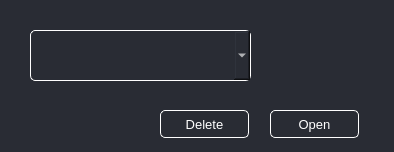
<?xml version="1.0" encoding="UTF-8"?>
<ui version="4.0">
 <class>Open_window</class>
 <widget class="QWidget" name="Open_window">
  <property name="geometry">
   <rect>
    <x>0</x>
    <y>0</y>
    <width>394</width>
    <height>152</height>
   </rect>
  </property>
  <property name="windowTitle">
   <string>Form</string>
  </property>
  <property name="styleSheet">
   <string notr="true">QWidget{
background-color:#292C34;
color:white;
}</string>
  </property>
  <widget class="QComboBox" name="drop_down">
   <property name="geometry">
    <rect>
     <x>30</x>
     <y>30</y>
     <width>221</width>
     <height>51</height>
    </rect>
   </property>
   <property name="font">
    <font>
     <pointsize>12</pointsize>
    </font>
   </property>
   <property name="styleSheet">
    <string notr="true">QComboBox{
border: 1px solid white;
border-radius: 5px;
background-color: #292C34;
color: white;
padding: 5px;
}</string>
   </property>
  </widget>
  <widget class="QPushButton" name="open_button">
   <property name="geometry">
    <rect>
     <x>270</x>
     <y>110</y>
     <width>89</width>
     <height>28</height>
    </rect>
   </property>
   <property name="font">
    <font>
     <pointsize>10</pointsize>
    </font>
   </property>
   <property name="styleSheet">
    <string notr="true">QPushButton{
border: 1px solid white;
border-radius: 5px;
background-color: #292C34;
color: white;
}</string>
   </property>
   <property name="text">
    <string>Open</string>
   </property>
  </widget>
  <widget class="QPushButton" name="delete_button">
   <property name="geometry">
    <rect>
     <x>160</x>
     <y>110</y>
     <width>89</width>
     <height>28</height>
    </rect>
   </property>
   <property name="font">
    <font>
     <pointsize>10</pointsize>
    </font>
   </property>
   <property name="styleSheet">
    <string notr="true">QPushButton{
border: 1px solid white;
border-radius: 5px;
background-color: #292C34;
color: white;
}</string>
   </property>
   <property name="text">
    <string>Delete</string>
   </property>
  </widget>
 </widget>
 <resources/>
 <connections/>
</ui>
